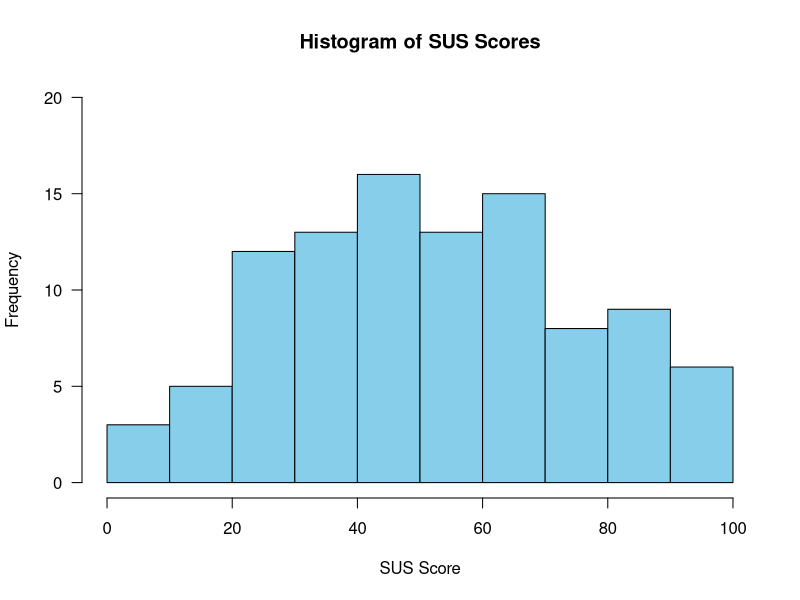
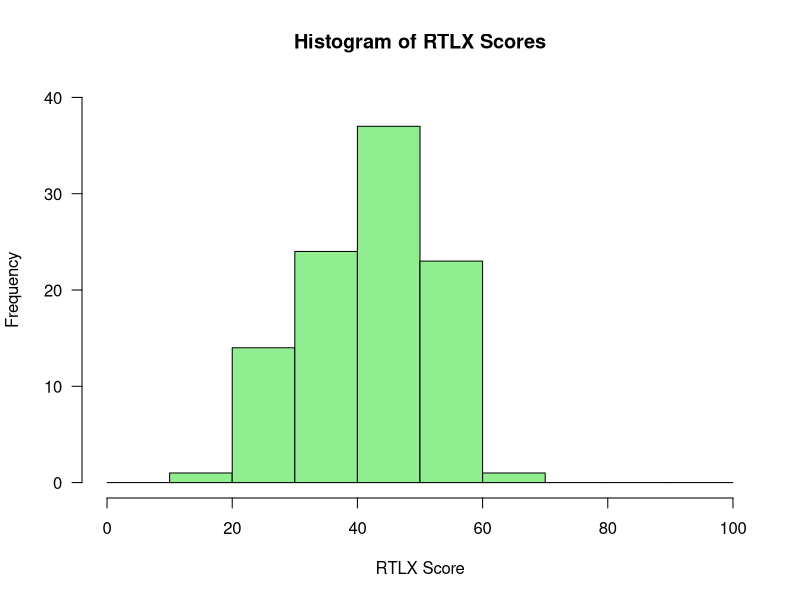
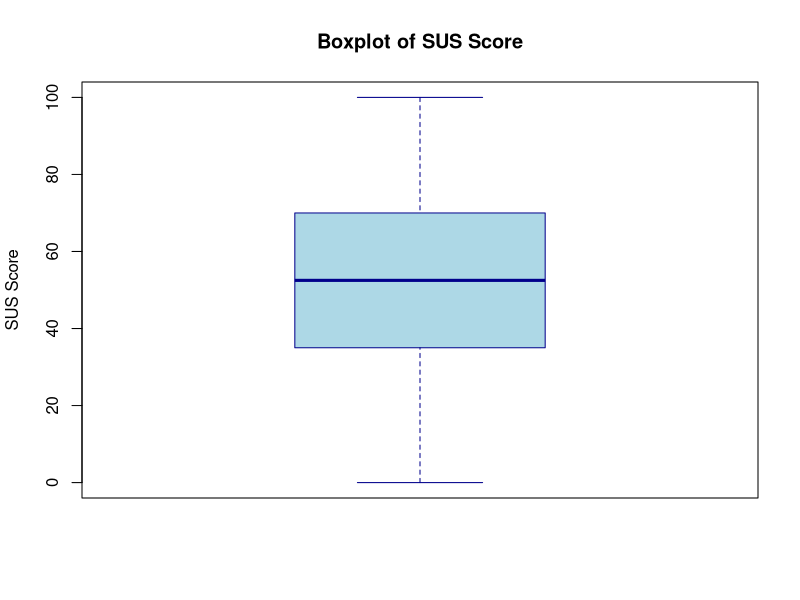
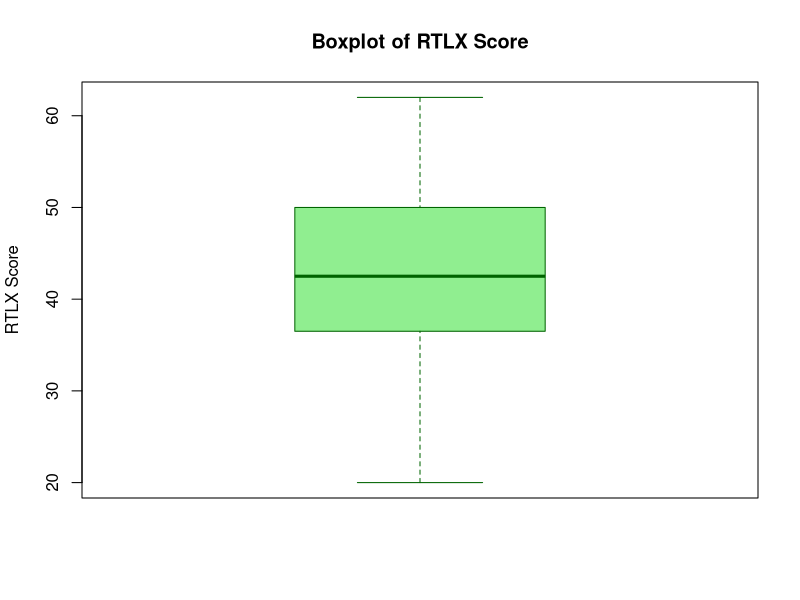
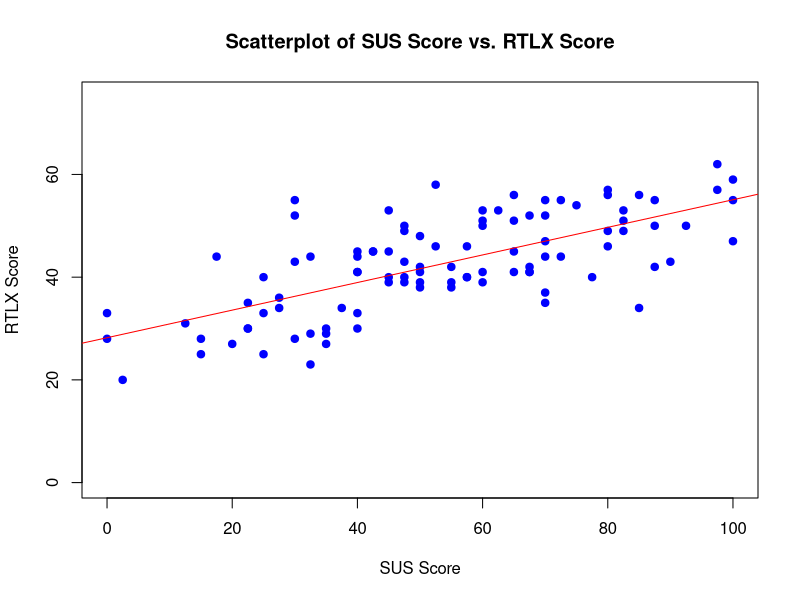

These figures' R source, in order:
setwd("E:/New folder/IS40730-Quantitative Data Analysis/Assignment 1") #setting our working directory

##             ---------- Loading the Data set-----------


#lets load the given data into the environment. This results in view of sus-rtlx in the global environment
sus_rtlx=read.csv("SusRtlx.csv") 

View(sus_rtlx)  #lets open the provided information as a data frame in a new tab

sus_rtlx #we can always print the data to view in the console if we want(not necessary)

# we can always check out the head and tail(to check whether the data is complete) instead of viewing all the values in the console using (sus_rtlx)

head(sus_rtlx)
tail(sus_rtlx)

sus_rtlx$ID = NULL# we will get rid of the column ID(since we have already have indexing)
head(sus_rtlx)
tail(sus_rtlx)

##             ------------- Data Cleaning---------------

# Check if all SUS scores are between 0 and 100
all(sus_rtlx$SUS.Score >= 0 & sus_rtlx$SUS.Score <= 100)
# since, the result was false, we know that , there are some values which are not in ideal range(between 0 and 100) for SUS values

# lets find them
# Print rows with SUS scores outside the range
print(sus_rtlx[!(sus_rtlx$SUS.Score >= 0 & sus_rtlx$SUS.Score <= 100), ])

# so we need to remove these values which are out of range 
# I will consider transforming the out-of-range scores to bring them within the valid range. transform values below 0 to 0 and values above 100 to 100, effectively bringing them within the valid range.
sus_rtlx$SUS.Score[sus_rtlx$SUS.Score < 0] = 0
sus_rtlx$SUS.Score[sus_rtlx$SUS.Score > 100] = 100

# now , we will check again , if all SUS scores are between 0 and 100
all(sus_rtlx$SUS.Score >= 0 & sus_rtlx$SUS.Score <= 100)# since the value is true, we can consider our SUS values are in ideal range

# Print rows 88 and 92
print(sus_rtlx[c(88, 92), ])# we can check whether the SUS score in rows 88 & 92  are transformed or not


# Similarly, let's check for the RTLX score
# Check if all RTLX scores are between 0 and 126
all(sus_rtlx$RTLX.Score >= 0 & sus_rtlx$RTLX.Score <= 126)
#since the value is true, we can consider our RTLX values are in ideal range


head(sus_rtlx)
tail(sus_rtlx)

##        ------------------ Descriptive Statistics--------------------

# descriptive statistics for SUS (System usability scale) scores
mean (sus_rtlx$SUS.Score)                # Calculate the mean of "SUS.Score
sd(sus_rtlx$SUS.Score)                   # Calculate the standard deviation of "SUS.Score"
max (sus_rtlx$SUS.Score)                 # Find the maximum value in "SUS.Score"
min (sus_rtlx$SUS.Score)                 # Find the minimum value in "SUS.Score"
median (sus_rtlx$SUS.Score)              # Calculate the median of "SUS.Score"
IQR (sus_rtlx$SUS.Score)                 # Calculate the interquartile range (IQR) of "SUS.Score"

# descriptive statistics for RTLX scores
mean (sus_rtlx$RTLX.Score)               # Calculate the mean of "RTLX.Score"
sd(sus_rtlx$RTLX.Score)                  # Calculate the standard deviation of "RTLX.Score"
max (sus_rtlx$RTLX.Score)                # Find the maximum value in "RTLX.Score"
min (sus_rtlx$RTLX.Score)                # Find the minimum value in "RTLX.Score"
median (sus_rtlx$RTLX.Score)             # Calculate the median of "RTLX.Score"
IQR (sus_rtlx$RTLX.Score)                # Calculate the interquartile range (IQR) of "RTLX.Score"

# Summary of SUS scores
summary(sus_rtlx$SUS.Score)

# Summary of RTLX scores
summary(sus_rtlx$RTLX.Score)


##   --------------------- Data Visualization-------------------------


# Histogram for SUS Score with specified breaks (0, 10, 20, 30, 40, 50, 60, 70, 80, 90, 100)
hist(sus_rtlx$SUS.Score, main = "Histogram of SUS Scores",
     xlab = "SUS Score", # x-axis label
     col = "skyblue",  # Bar color
     border = "black",  # Border color
     xlim = c(0, 100),  # Set x-axis limits
     ylim = c(0, 20),   # Set y-axis limits
     ylab = "Frequency", # y-axis label
     las = 1,  # Make y-axis labels horizontal
      breaks = c(0, 10, 20, 30, 40, 50, 60, 70, 80, 90, 100))


# Histogram for RTLX Score with specified breaks (0, 10, 20, 30, 40, 50, 60, 70, 80, 90, 100)
hist(sus_rtlx$RTLX.Score, main = "Histogram of RTLX Scores",
     xlab = "RTLX Score", # x-axis label
     col = "lightgreen",  # Bar color
     border = "black",  # Border color
     xlim = c(0, 100),  # Set x-axis limits
     ylim = c(0, 40),   # Set y-axis limits
     ylab = "Frequency", # y-axis label
     las = 1,  # Make y-axis labels horizontal
     breaks = c(0, 10, 20, 30, 40, 50, 60, 70, 80, 90, 100))


# let's Create a Boxplot for SUS.Score 
boxplot(sus_rtlx$SUS.Score, 
        main="Boxplot of SUS Score",# title
        ylab="SUS Score",           # y-axis label
        col="lightblue",           # Change the box color
        border="darkblue")         # Change the border color
        

# Boxplot for RTLX.Score 
boxplot(sus_rtlx$RTLX.Score, 
        main="Boxplot of RTLX Score",#title
        ylab="RTLX Score",          # y-axis label
        col="lightgreen",          # Change the box color
        border="darkgreen")        # Change the border color

#  let's create a scatterplot of SUS.Score vs. RTLX.Score
plot(sus_rtlx$SUS.Score, sus_rtlx$RTLX.Score, 
     main="Scatterplot of SUS Score vs. RTLX Score",# title
     xlab="SUS Score",        # x-axis label
     ylab="RTLX Score",       # y-axis label
     pch=19,                  # Set the point character
     col="blue",# Set the point color
     xlim=c(0, 100),          # Set x-axis limits
     ylim=c(0, 75))           # Set y-axis limits
        


abline(lm(sus_rtlx$RTLX.Score ~ sus_rtlx$SUS.Score), col="red") # Add a regression line (Optional)


##  ------------------------  Statistical Analysis------------------------

#correlation test
cor.test(sus_rtlx$SUS.Score,sus_rtlx$RTLX.Score)  


#  Pearson's product-moment correlation
# 
# data:  sus_rtlx$SUS.Score and sus_rtlx$RTLX.Score
# t = 9.4335, df = 98, p-value = 2.054e-15
# alternative hypothesis: true correlation is not equal to 0
# 95 percent confidence interval:
#  0.5707893 0.7805206
# sample estimates:
#       cor 
# 0.6898644 

##Based on the analysis, there is a statistically significant positive correlation between system usability (SUS) and perceived workload (RTLX).
##This suggests that, in the context of using voice user interfaces, higher usability scores are associated with higher perceived workload.
##The very low p-value (2.054e-15) provides strong evidence against the null hypothesis, indicating that this correlation is not due to random chance.
##The 95% confidence interval suggests that the true correlation is likely to be between 0.571 and 0.781.








